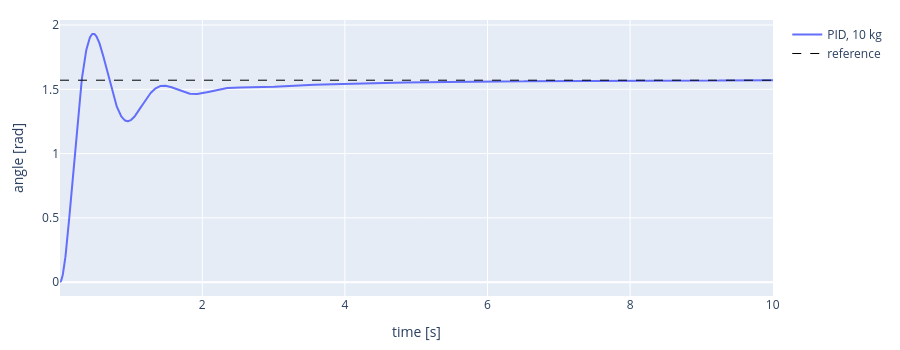

Here is the notebook cell this chart was saved with:
### Markdown cell above
Now the pendulum carries 10 kg. Run your PID again, with the same gains.

### Code cell
ctl.change_mass(pendulum, "ball_link", 10.0)

pid = PID(Kp=300.0, Ki=150.0, Kd=30.0, dt=DT)   # same gains as before, new controller (empty integral)
duration = 10.0

ctl.reset_joints(pendulum, [motor], [0.0])

time_log, angle_log = [], []
t = 0.0
while t < duration:
    q = p.getJointState(pendulum, motor)[0]

    torque = pid.step(q_desired - q)

    p.setJointMotorControl2(pendulum, motor, p.TORQUE_CONTROL, force=torque)
    p.stepSimulation()
    t = t + DT
    time.sleep(DT/10)

    time_log.append(t)
    angle_log.append(q)

heavy_time, heavy_angle = time_log, angle_log
ctl.plot_series(time_log, {"PID, 10 kg": angle_log}, ylabel="angle [rad]", ref=q_desired)

### Figure 1 — Plotly figure (JSON) as saved in the notebook; plotly's stock layout.template omitted (floating-point values rounded to 4 significant figures; data arrays with more than 128 entries replaced by an {"elided": "..."} marker saying what was removed)
{"data": [{"line": {"color": "#636EFA"}, "mode": "lines", "name": "PID, 10 kg", "type": "scatter", "x": {"elided": "2401 float values"}, "y": {"elided": "2401 float values"}}, {"line": {"color": "black", "dash": "dash", "width": 1}, "mode": "lines", "name": "reference", "type": "scatter", "x": {"elided": "2401 float values"}, "y": {"elided": "2401 float values"}}], "layout": {"height": 350, "margin": {"b": 50, "l": 60, "r": 20, "t": 20}, "title": {}, "xaxis": {"title": {"text": "time [s]"}}, "yaxis": {"title": {"text": "angle [rad]"}}}}
